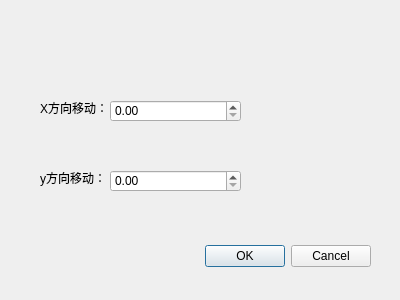
<?xml version="1.0" encoding="UTF-8"?>
<ui version="4.0">
 <class>MoveDialog</class>
 <widget class="QDialog" name="MoveDialog">
  <property name="geometry">
   <rect>
    <x>0</x>
    <y>0</y>
    <width>400</width>
    <height>300</height>
   </rect>
  </property>
  <property name="windowTitle">
   <string>Dialog</string>
  </property>
  <widget class="QDialogButtonBox" name="buttonBox">
   <property name="geometry">
    <rect>
     <x>30</x>
     <y>240</y>
     <width>341</width>
     <height>32</height>
    </rect>
   </property>
   <property name="orientation">
    <enum>Qt::Horizontal</enum>
   </property>
   <property name="standardButtons">
    <set>QDialogButtonBox::Cancel|QDialogButtonBox::Ok</set>
   </property>
  </widget>
  <widget class="QDoubleSpinBox" name="dxSpinBox">
   <property name="geometry">
    <rect>
     <x>110</x>
     <y>100</y>
     <width>131</width>
     <height>22</height>
    </rect>
   </property>
  </widget>
  <widget class="QDoubleSpinBox" name="dySpinBox">
   <property name="geometry">
    <rect>
     <x>110</x>
     <y>170</y>
     <width>131</width>
     <height>22</height>
    </rect>
   </property>
  </widget>
  <widget class="QLabel" name="label">
   <property name="geometry">
    <rect>
     <x>40</x>
     <y>100</y>
     <width>71</width>
     <height>16</height>
    </rect>
   </property>
   <property name="text">
    <string>X方向移动：</string>
   </property>
  </widget>
  <widget class="QLabel" name="label_2">
   <property name="geometry">
    <rect>
     <x>40</x>
     <y>170</y>
     <width>71</width>
     <height>16</height>
    </rect>
   </property>
   <property name="text">
    <string>y方向移动：</string>
   </property>
  </widget>
 </widget>
 <resources/>
 <connections>
  <connection>
   <sender>buttonBox</sender>
   <signal>accepted()</signal>
   <receiver>MoveDialog</receiver>
   <slot>accept()</slot>
   <hints>
    <hint type="sourcelabel">
     <x>248</x>
     <y>254</y>
    </hint>
    <hint type="destinationlabel">
     <x>157</x>
     <y>274</y>
    </hint>
   </hints>
  </connection>
  <connection>
   <sender>buttonBox</sender>
   <signal>rejected()</signal>
   <receiver>MoveDialog</receiver>
   <slot>reject()</slot>
   <hints>
    <hint type="sourcelabel">
     <x>316</x>
     <y>260</y>
    </hint>
    <hint type="destinationlabel">
     <x>286</x>
     <y>274</y>
    </hint>
   </hints>
  </connection>
 </connections>
</ui>
